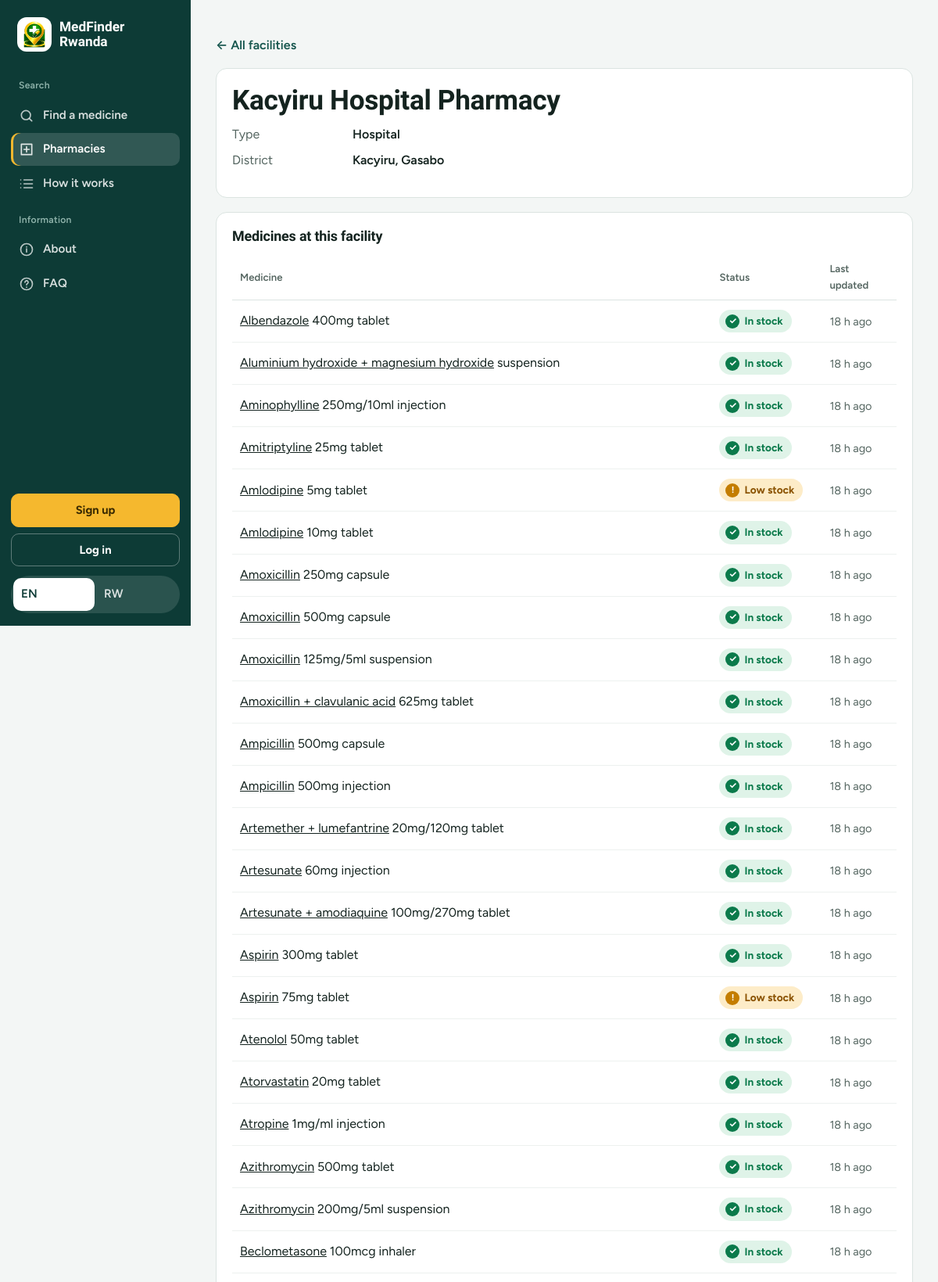
Page /facility/3 (upper part) on the committed database.
### tables this page shows
CREATE TABLE facility (
    facility_id INTEGER PRIMARY KEY AUTOINCREMENT,
    name        TEXT NOT NULL,
    type        TEXT NOT NULL CHECK (type IN ('pharmacy','health_center','hospital')),
    district    TEXT NOT NULL,
    sector      TEXT,
    lat         REAL,
    lng         REAL,
    is_active   INTEGER NOT NULL DEFAULT 1
, phone TEXT, opening_hours TEXT, osm_id TEXT);

CREATE TABLE stock_record (
    facility_id  INTEGER NOT NULL REFERENCES facility(facility_id) ON DELETE CASCADE,
    medicine_id  INTEGER NOT NULL REFERENCES medicine(medicine_id),
    quantity     INTEGER NOT NULL CHECK (quantity >= 0),
    last_updated TEXT NOT NULL,
    PRIMARY KEY (facility_id, medicine_id)
);

CREATE TABLE medicine (
    medicine_id INTEGER PRIMARY KEY AUTOINCREMENT,
    name        TEXT NOT NULL,
    strength    TEXT,
    form        TEXT, aliases TEXT,
    UNIQUE (name, strength, form)
);

### app.py (the view)
@app.route("/facility/<int:fid>")
def facility(fid):
    f = db().execute("SELECT * FROM facility WHERE facility_id=? AND is_active=1", (fid,)).fetchone()
    if f is None:
        abort(404)
    stock = db().execute("""SELECT m.name, m.strength, m.form, s.quantity, s.last_updated, t.min_quantity
                            FROM stock_record s JOIN medicine m USING (medicine_id)
                            LEFT JOIN alert_threshold t
                              ON t.facility_id = s.facility_id AND t.medicine_id = s.medicine_id
                            WHERE s.facility_id = ? ORDER BY m.name""", (fid,)).fetchall()
    rows = [dict(r, status=compute_status(r["quantity"], r["last_updated"], r["min_quantity"])) for r in stock]
    return render_template("facility.html", f=f, stock=rows)

### app.py (called while the page is built)
def current_lang():
    lang = session.get("lang", DEFAULT_LANG)
    return lang if lang in STRINGS else DEFAULT_LANG

def db():
    if "db" not in g:
        g.db = sqlite3.connect(DB_PATH)
        g.db.row_factory = sqlite3.Row
        g.db.execute("PRAGMA foreign_keys = ON")
    return g.db

def prepare_db():
    global _prepared_for
    if _prepared_for != DB_PATH:
        init_db()
        _prepared_for = DB_PATH

@app.before_request
def ensure_db():
    prepare_db()

@app.before_request
def pick_language():
    lang = request.args.get("lang")
    if lang in STRINGS:
        session["lang"] = lang

@app.before_request
def csrf_protect():
    if request.method == "POST" and request.endpoint not in ("sms_inbound", "ussd"):
        sent = request.form.get("csrf", "")
        if not sent or not secrets.compare_digest(sent, session.get("csrf", "")):
            return Response(tr("csrf_error"), status=400, mimetype="text/plain")

@app.after_request
def security_headers(resp):
    resp.headers.setdefault("X-Content-Type-Options", "nosniff")
    resp.headers.setdefault("X-Frame-Options", "DENY")
    resp.headers.setdefault("Referrer-Policy", "strict-origin-when-cross-origin")
    resp.headers.setdefault("Permissions-Policy", "geolocation=(self), camera=(), microphone=()")
    if PRODUCTION:
        resp.headers.setdefault("Strict-Transport-Security", "max-age=31536000; includeSubDomains")
    return resp

@app.context_processor
def inject_globals():
    def lang_url(code):
        args = request.args.to_dict()
        args["lang"] = code
        return request.path + "?" + urlencode(args)       # works for every page, including /facility/3 and 404
    pending_requests = 0
    if session.get("role") == "admin":           # badge on the Requests link in the side menu
        try:
            pending_requests = db().execute("SELECT COUNT(*) FROM staff_request WHERE status='pending'").fetchone()[0]
        except sqlite3.Error:
            pending_requests = 0
    return {"t": STRINGS[current_lang()], "lang": current_lang(),
            "lang_url": lang_url, "csrf_token": csrf_token,
            "contact": CONTACT, "contact_ready": any(CONTACT.values()),
            "pending_requests": pending_requests,
            "year": datetime.now(timezone.utc).year}

@app.template_filter("kigali")
def kigali_filter(iso):
    return datetime.fromisoformat(iso).astimezone(KIGALI).strftime("%d/%m/%Y %H:%M")

### templates/facility.html (shortened to what this page needs)
{% extends "base.html" %}
{% block body %}
<p><a class="back" href="{{ url_for('facilities') }}">&larr; {{ t.fac_back }}</a></p>
<section class="panel">
  <h1 class="pg-h">{{ f.name }}</h1>
  <dl class="facts">
    <div><dt>{{ t.type_label }}</dt><dd>{{ t['type_' ~ f.type] }}</dd></div>
    <div><dt>{{ t.district }}</dt><dd>{% if f.sector %}{{ f.sector }}, {% endif %}{{ f.district }}</dd></div>
  </dl>
</section>
<section class="panel">
  <h2>{{ t.fac_stock_h }}</h2>
  {% if not stock %}
    <p class="muted">{{ t.fac_no_stock }}</p>
  {% else %}
  <div class="tbl-wrap">
    <table>
      <thead><tr><th>{{ t.th_medicine }}</th><th>{{ t.th_status }}</th><th>{{ t.updated }}</th></tr></thead>
      <tbody>
      {% for r in stock %}
        <tr>
          <td><a href="{{ url_for('home', q=r.name) }}">{{ r.name }}</a> {{ r.strength or '' }} {{ r.form or '' }}</td>
          <td><span class="pill {{ r.status }}"><i aria-hidden="true">{{ {'in_stock': '✓', 'low': '!', 'out': '×', 'unverified': '?'}[r.status] }}</i>{{ t[r.status] }}</span></td>
          <td class="muted" title="{{ r.last_updated|kigali }}">{{ r.last_updated|ago }}</td>
        </tr>
      {% endfor %}
      </tbody>
    </table>
  </div>
  {% endif %}
</section>
{% endblock %}

### templates/base.html (style rules this page uses)
:root { --deep:#0d3b36; --deep-2:#14544c; --deep-3:#0a2d29; --sun:#f5b82e; --sun-ink:#3a2a00; --teal:#14544c; --paper:#f3f6f5; --card:#fff; --ink:#14231f; --muted:#546560; --line:#dbe4e1; --ok:#0b7a4b; --ok-bg:#dff3e8; --low:#8a5200; --low-bg:#fdecc8; --out:#b3261e; --out-bg:#fbdedb; --unv:#4b5563; --unv-bg:#e5e8ec; --r:14px; --side:244px; }
* { box-sizing:border-box; }
html { -webkit-text-size-adjust:100%; scroll-behavior:smooth; }
body { margin:0; font-family:'Figtree',system-ui,-apple-system,'Segoe UI',sans-serif; font-size:16px; line-height:1.55; background:var(--paper); color:var(--ink); }
h1,h2,h3 { font-family:'Bricolage Grotesque','Figtree',system-ui,sans-serif; line-height:1.15; margin:0; letter-spacing:-.01em; }
a { color:inherit; }
.pill { display:inline-flex; align-items:center; gap:6px; padding:4px 11px 4px 8px; border-radius:99px; font-size:.85rem; font-weight:700; white-space:nowrap; }
.pill i { font-style:normal; display:grid; place-items:center; width:18px; height:18px; border-radius:50%; font-size:.72rem; color:#fff; }
.pill.in_stock { background:var(--ok-bg);color:var(--ok) }
.pill.in_stock i { background:var(--ok) }
.pill.low { background:var(--low-bg);color:var(--low) }
.pill.low i { background:#c47d00 }
.panel { background:var(--card); border:1px solid var(--line); border-radius:var(--r); padding:20px; margin:0 0 18px; }
.panel h2 { font-size:1.12rem; margin-bottom:14px; }
.tbl-wrap { overflow-x:auto; }
table { width:100%; border-collapse:collapse; min-width:420px; }
th { text-align:left; font-size:.82rem; color:var(--muted); font-weight:600; padding:8px 10px; border-bottom:1.5px solid var(--line); }
td { padding:12px 10px; border-bottom:1px solid #edf1ef; vertical-align:middle; }
.muted { color:var(--muted); font-size:.9rem; }
.pg-h { font-size:clamp(1.7rem,4vw,2.2rem); margin:0 0 6px; }
.back { font-weight:600; color:var(--teal); text-decoration:none; }
.facts { margin:12px 0 0; display:grid; gap:8px; }
.facts div { display:flex; gap:10px; flex-wrap:wrap; }
.facts dt { color:var(--muted); min-width:9em; }
.facts dd { margin:0; font-weight:600; }

### rows in the picture
facility: name "Kacyiru Hospital Pharmacy", type "Hospital", sector "Kacyiru", district "Gasabo"
stock_record: name "Albendazole", strength "400mg", form "tablet", status "✓", t "In stock", last_updated|ago "18 h ago"
stock_record: name "Aluminium hydroxide + magnesium hydroxide", form "suspension", status "✓", t "In stock", last_updated|ago "18 h ago"
stock_record: name "Aminophylline", strength "250mg/10ml", form "injection", status "✓", t "In stock", last_updated|ago "18 h ago"
stock_record: name "Amitriptyline", strength "25mg", form "tablet", status "✓", t "In stock", last_updated|ago "18 h ago"
stock_record: name "Amlodipine", strength "5mg", form "tablet", status "!", t "Low stock", last_updated|ago "18 h ago"
stock_record: name "Amlodipine", strength "10mg", form "tablet", status "✓", t "In stock", last_updated|ago "18 h ago"
stock_record: name "Amoxicillin", strength "250mg", form "capsule", status "✓", t "In stock", last_updated|ago "18 h ago"
stock_record: name "Amoxicillin", strength "500mg", form "capsule", status "✓", t "In stock", last_updated|ago "18 h ago"
stock_record: name "Amoxicillin", strength "125mg/5ml", form "suspension", status "✓", t "In stock", last_updated|ago "18 h ago"
stock_record: name "Amoxicillin + clavulanic acid", strength "625mg", form "tablet", status "✓", t "In stock", last_updated|ago "18 h ago"
stock_record: name "Ampicillin", strength "500mg", form "capsule", status "✓", t "In stock", last_updated|ago "18 h ago"
stock_record: name "Ampicillin", strength "500mg", form "injection", status "✓", t "In stock", last_updated|ago "18 h ago"
stock_record: name "Artemether + lumefantrine", strength "20mg/120mg", form "tablet", status "✓", t "In stock", last_updated|ago "18 h ago"
stock_record: name "Artesunate", strength "60mg", form "injection", status "✓", t "In stock", last_updated|ago "18 h ago"
stock_record: name "Artesunate + amodiaquine", strength "100mg/270mg", form "tablet", status "✓", t "In stock", last_updated|ago "18 h ago"
stock_record: name "Aspirin", strength "300mg", form "tablet", status "✓", t "In stock", last_updated|ago "18 h ago"
stock_record: name "Aspirin", strength "75mg", form "tablet", status "!", t "Low stock", last_updated|ago "18 h ago"
stock_record: name "Atenolol", strength "50mg", form "tablet", status "✓", t "In stock", last_updated|ago "18 h ago"
stock_record: name "Atorvastatin", strength "20mg", form "tablet", status "✓", t "In stock", last_updated|ago "18 h ago"
stock_record: name "Atropine", strength "1mg/ml", form "injection", status "✓", t "In stock", last_updated|ago "18 h ago"
stock_record: name "Azithromycin", strength "500mg", form "tablet", status "✓", t "In stock", last_updated|ago "18 h ago"
stock_record: name "Azithromycin", strength "200mg/5ml", form "suspension", status "✓", t "In stock", last_updated|ago "18 h ago"
stock_record: name "Beclometasone", strength "100mcg", form "inhaler", status "✓", t "In stock", last_updated|ago "18 h ago"

### other values in the picture
{{ t.grp_search }} "Search"
{{ t.nav_find }} "Find a medicine"
{{ t.nav_pharmacies }} "Pharmacies"
{{ t.nav_how }} "How it works"
{{ t.grp_info }} "Information"
{{ t.link_about }} "About"
{{ t.link_faq }} "FAQ"
{{ t.nav_signup }} "Sign up"
{{ t.nav_login }} "Log in"
{{ t.fac_back }} "All facilities"
{{ t.type_label }} "Type"
{{ t.district }} "District"
{{ t.fac_stock_h }} "Medicines at this facility"
{{ t.th_medicine }} "Medicine"
{{ t.th_status }} "Status"
